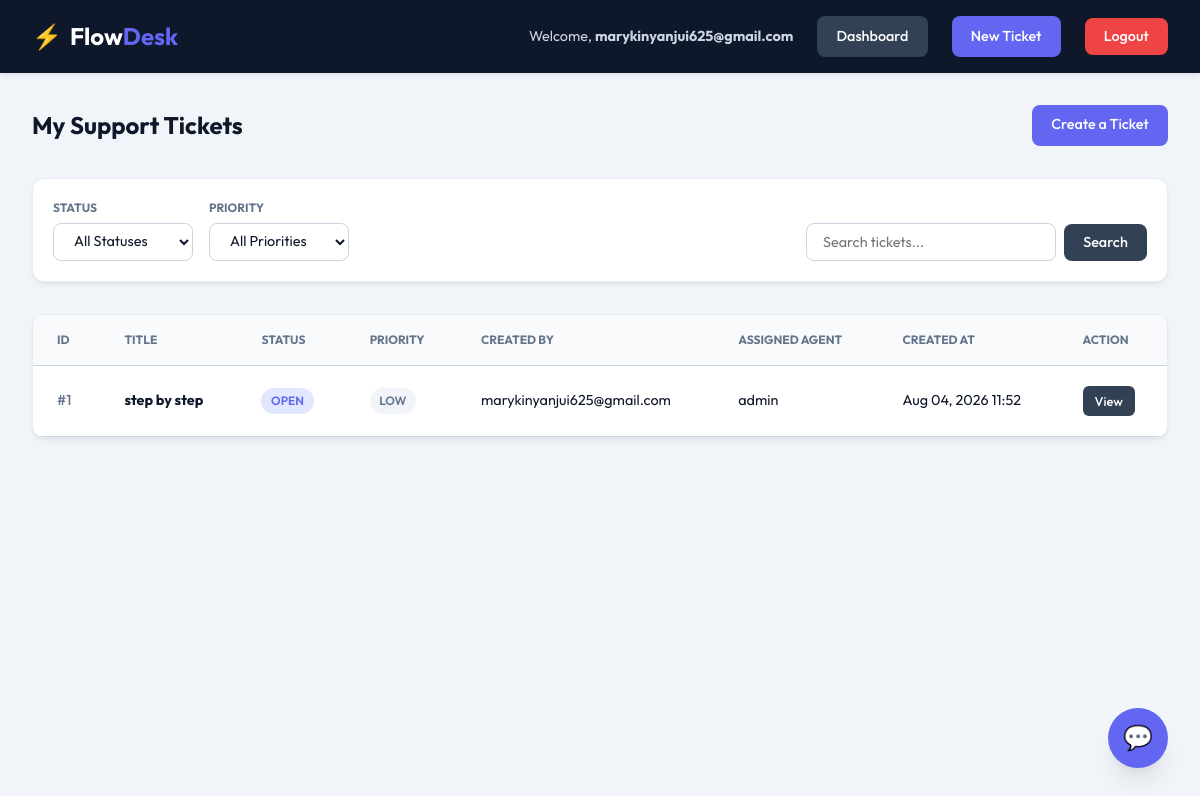
Screenshot of / (signed in) with the database file from the repository.
### tickets/models.py (models this page shows, shortened)
class Ticket(models.Model):
    STATUS_CHOICES = [
        ('open', 'Open'),
        ('pending', 'Pending'),
        ('on_hold', 'On Hold'),
        ('solved', 'Solved'),
    ]
    PRIORITY_CHOICES = [
        ('low', 'Low'),
        ('medium', 'Medium'),
        ('high', 'High'),
        ('urgent', 'Urgent'),
    ]
    title = models.CharField(max_length=200)
    description = models.TextField()
    status = models.CharField(max_length=20, choices=STATUS_CHOICES, default='open')
    priority = models.CharField(max_length=20, choices=PRIORITY_CHOICES, default='medium')
    created_by = models.ForeignKey(User, on_delete=models.CASCADE, related_name='created_tickets')
    assigned_to = models.ForeignKey(User, on_delete=models.SET_NULL, null=True, blank=True, related_name='assigned_tickets')
    created_at = models.DateTimeField(auto_now_add=True)
    updated_at = models.DateTimeField(auto_now=True)
    class Meta:
        ordering = ['-created_at']

### tickets/views.py (the view)
# urls.py: path('', views.dashboard, name='dashboard'),
@login_required
def dashboard(request):
    if request.user.is_staff:
        tickets_qs = Ticket.objects.all()
        stats = {
            'total': tickets_qs.count(),
            'open': tickets_qs.filter(status='open').count(),
            'pending': tickets_qs.filter(status='pending').count(),
            'on_hold': tickets_qs.filter(status='on_hold').count(),
            'solved': tickets_qs.filter(status='solved').count(),
        }
    else:
        tickets_qs = Ticket.objects.filter(created_by=request.user)
        stats = None
    status_filter = request.GET.get('status')
    priority_filter = request.GET.get('priority')
    search_query = request.GET.get('q')
    if status_filter:
        tickets_qs = tickets_qs.filter(status=status_filter)
    if priority_filter:
        tickets_qs = tickets_qs.filter(priority=priority_filter)
    if search_query:
        tickets_qs = tickets_qs.filter(
            Q(title__icontains=search_query) | Q(description__icontains=search_query)
        )
    context = {
        'tickets': tickets_qs,
        'stats': stats,
        'status_filter': status_filter,
        'priority_filter': priority_filter,
        'search_query': search_query,
    }
    return render(request, 'tickets/dashboard.html', context)

### templates/tickets/dashboard.html (shortened to what this page needs)
{% extends 'base.html' %}
{% block content %}
<div class="dashboard-container">
    {% if user.is_staff %}
        <h2 class="section-title">Agent Console Overview</h2>
        <div class="stats-grid">
            <div class="stat-card total-tickets">
                <span class="stat-icon">📋</span>
                <div class="stat-info">
                    <h3>Total Tickets</h3>
                    <p class="stat-number">{{ stats.total }}</p>
                </div>
            </div>
            <div class="stat-card open-tickets">
                <span class="stat-icon font-open">🔓</span>
                <div class="stat-info">
                    <h3>Open</h3>
                    <p class="stat-number">{{ stats.open }}</p>
                </div>
            </div>
            <div class="stat-card pending-tickets">
                <span class="stat-icon font-pending">⏳</span>
                <div class="stat-info">
                    <h3>Pending</h3>
                    <p class="stat-number">{{ stats.pending }}</p>
                </div>
            </div>
            <div class="stat-card on-hold-tickets">
                <span class="stat-icon font-hold">⏸️</span>
                <div class="stat-info">
                    <h3>On Hold</h3>
                    <p class="stat-number">{{ stats.on_hold }}</p>
                </div>
            </div>
            <div class="stat-card solved-tickets">
                <span class="stat-icon font-solved">✅</span>
                <div class="stat-info">
                    <h3>Solved</h3>
                    <p class="stat-number">{{ stats.solved }}</p>
                </div>
            </div>
        </div>
    {% else %}
        <div class="dashboard-header-simple">
            <h2 class="section-title">My Support Tickets</h2>
            <a href="{% url 'ticket_create' %}" class="btn btn-primary">Create a Ticket</a>
        </div>
    {% endif %}
    <div class="filter-search-container">
        <form method="get" class="filter-form">
            <div class="filter-inputs">
                <div class="filter-group">
                    <label for="status">Status</label>
                    <select name="status" id="status" onchange="this.form.submit()">
                        <option value="">All Statuses</option>
                    </select>
                </div>
                <div class="filter-group">
                    <label for="priority">Priority</label>
                    <select name="priority" id="priority" onchange="this.form.submit()">
                        <option value="">All Priorities</option>
                    </select>
                </div>
            </div>
            <div class="search-group">
                <input type="text" name="q" value="{{ search_query|default:'' }}" placeholder="Search tickets...">
                <button type="submit" class="btn btn-secondary">Search</button>
            </div>
        </form>
    </div>
    <div class="table-container">
        {% if tickets %}
            <table class="tickets-table">
                <thead>
                    <tr>
                        <th>ID</th>
                        <th>Title</th>
                        <th>Status</th>
                        <th>Priority</th>
                        <th>Created By</th>
                        <th>Assigned Agent</th>
                        <th>Created At</th>
                        <th>Action</th>
                    </tr>
                </thead>
                <tbody>
                    {% for ticket in tickets %}
                        <tr class="ticket-row">
                            <td class="ticket-id">#{{ ticket.id }}</td>
                            <td class="ticket-title">
                                <a href="{% url 'ticket_detail' ticket.id %}">
                                    <strong>{{ ticket.title }}</strong>
                                </a>
                            </td>
                            <td>
                                <span class="badge status-badge status-{{ ticket.status }}">
                                    {{ ticket.get_status_display }}
                                </span>
                            </td>
                            <td>
                                <span class="badge priority-badge priority-{{ ticket.priority }}">
                                    {{ ticket.get_priority_display }}
                                </span>
                            </td>
                            <td>{{ ticket.created_by.username }}</td>
                            <td>
                                {% if ticket.assigned_to %}
                                    <span class="assignee">{{ ticket.assigned_to.username }}</span>
                                {% else %}
                                    <span class="unassigned">Unassigned</span>
                                {% endif %}
                            </td>
                            <td class="ticket-date">{{ ticket.created_at|date:"M d, Y H:i" }}</td>
                            <td>
                                <a href="{% url 'ticket_detail' ticket.id %}" class="btn btn-small btn-secondary">View</a>
                            </td>
                        </tr>
                    {% endfor %}
                </tbody>
            </table>
        {% endif %}
    </div>
</div>
{% endblock %}

### templates/base.html (shortened to what this page needs)
{% load static %}
<!DOCTYPE html>
<html lang="en">
<head>
    <link rel="stylesheet" href="{% static 'tickets/style.css' %}">
</head>
<body>
    <div class="app-container">
        <header class="main-header">
            <div class="logo">
                <span class="logo-icon">⚡</span>
                <span class="logo-text">Flow<span class="logo-accent">Desk</span></span>
            </div>
            <nav class="nav-links">
                {% if user.is_authenticated %}
                    <span class="user-greeting">Welcome, <strong>{{ user.username }}</strong> {% if user.is_staff %}(Agent){% endif %}</span>
                    <a href="{% url 'dashboard' %}" class="btn btn-secondary">Dashboard</a>
                    {% if not user.is_staff %}
                        <a href="{% url 'ticket_create' %}" class="btn btn-primary">New Ticket</a>
                    {% endif %}
                    <form action="{% url 'logout' %}" method="post" class="inline-form">
                        <button type="submit" class="btn btn-danger">Logout</button>
                    </form>
                {% else %}
                    <a href="{% url 'login' %}" class="btn btn-secondary">Login</a>
                    <a href="{% url 'signup' %}" class="btn btn-primary">Sign Up</a>
                {% endif %}
            </nav>
        </header>
        <main class="main-content">
            {% block content %}{% endblock %}
        </main>
    </div>
    {% if user.is_authenticated %}
    <div class="chatbot-widget" id="chatbotWidget">
        <button class="chatbot-toggle" id="chatbotToggle" aria-label="Open support chat">
            <span class="chat-icon">💬</span>
        </button>
    </div>
    {% endif %}
</body>
</html>

### rows the page displays
Ticket: id "1", title "step by step", status "OPEN", priority "LOW", created_by.username "marykinyanjui625@gmail.com", assigned_to.username "admin", created_at "Aug 04, 2026 11:52"

### other values shown
{{ user.username }} "marykinyanjui625@gmail.com"
